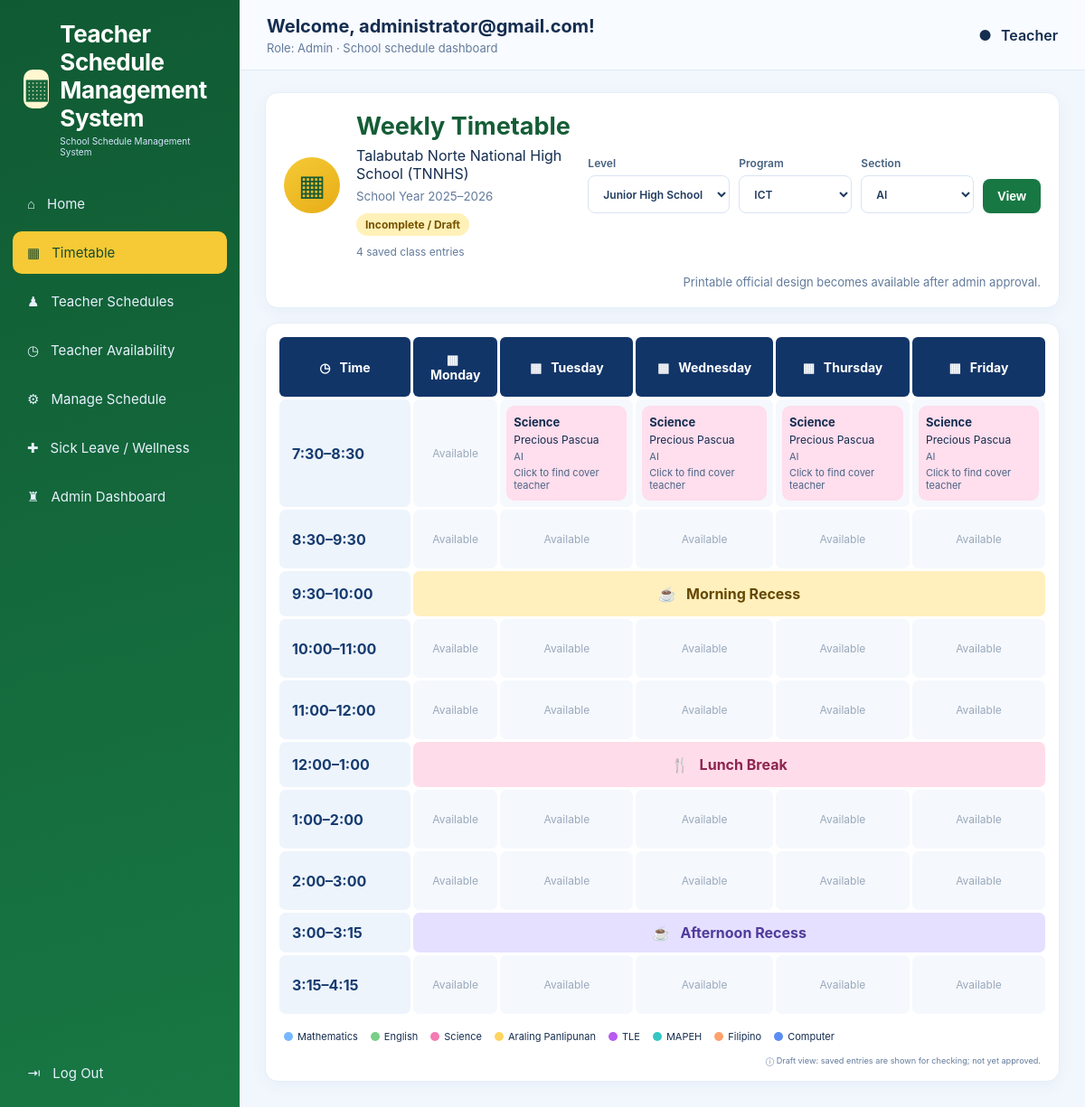
Screenshot of /timetable?level=Junior+High+School&program=ICT&section=AI (signed in) with the database file from the repository.
### tables this page shows
CREATE TABLE schedules (
            id INTEGER PRIMARY KEY AUTOINCREMENT,
            level TEXT NOT NULL,
            program TEXT NOT NULL,
            section TEXT NOT NULL,
            day TEXT NOT NULL,
            slot TEXT NOT NULL,
            subject TEXT NOT NULL,
            teacher TEXT NOT NULL,
            owner_email TEXT,
            approved INTEGER NOT NULL DEFAULT 0,
            UNIQUE(level, program, section, day, slot)
        );

### app.py (the view)
@app.route("/timetable")
@login_required
def timetable():
    section_groups = {lev: {prog: list(names) for prog, names in programs.items()}
                      for lev, programs in SECTIONS.items()}
    with con() as db:
        saved_sections = db.execute(
            "SELECT DISTINCT level, program, section FROM schedules ORDER BY level, program, section"
        ).fetchall()
        for saved in saved_sections:
            section_groups.setdefault(saved["level"], {}).setdefault(saved["program"], [])
            if saved["section"] not in section_groups[saved["level"]][saved["program"]]:
                section_groups[saved["level"]][saved["program"]].append(saved["section"])
        level = request.args.get("level") or "Junior High School"
        if level not in section_groups and section_groups:
            level = next(iter(section_groups))
        program = request.args.get("program") or next(iter(section_groups.get(level, {"Regular": []})))
        if program not in section_groups.get(level, {}):
            program = next(iter(section_groups.get(level, {"Regular": []})))
        section = request.args.get("section") or next(iter(section_groups.get(level, {}).get(program, [""])))
        if section not in section_groups.get(level, {}).get(program, []):
            section = next(iter(section_groups.get(level, {}).get(program, [""])))
        entries = db.execute("""SELECT * FROM schedules
            WHERE level=? AND program=? AND section=?""", (level, program, section)).fetchall()
        approval = db.execute("SELECT approved,approved_by,approved_at FROM section_approvals WHERE level=? AND program=? AND section=?", (level, program, section)).fetchone()
        leave_names = teachers_on_leave(db)
    grid = {(r["day"], r["slot"]): r for r in entries}
    is_approved = bool(approval and approval["approved"])
    return render_template("timetable.html", level=level, program=program, section=section,
                           grid=grid, section_groups=section_groups, is_approved=is_approved,
                           approval=approval, entry_count=len(entries), leave_names=leave_names,
                           display_slots=slots_for_level(level), display_break_slots=breaks_for_level(level))

### app.py (called while the page is built)
def slots_for_level(level):
    return SHS_SLOTS if level == "Senior High School" else SLOTS

def breaks_for_level(level):
    return SHS_BREAK_SLOTS if level == "Senior High School" else BREAK_SLOTS

def teachers_on_leave(db, on_date=None):
    on_date = on_date or datetime.now().date().isoformat()
    rows = db.execute("""SELECT DISTINCT teacher_name FROM leave_requests
        WHERE teacher_name IS NOT NULL AND teacher_name != ''
        AND status != 'Declined' AND start_date <= ? AND end_date >= ?""",
        (on_date, on_date)).fetchall()
    return {r["teacher_name"].casefold() for r in rows}

def con():
    db = sqlite3.connect(DB_PATH)
    db.row_factory = sqlite3.Row
    return db

def login_required(fn):
    @wraps(fn)
    def wrapper(*args, **kwargs):
        if "user_email" not in session:
            flash("Please log in to access Teacher Schedule Management System.", "warning")
            return redirect(url_for("login"))
        return fn(*args, **kwargs)
    return wrapper

@app.context_processor
def inject_globals():
    return {"days": DAYS, "slots": SLOTS, "break_slots": BREAK_SLOTS, "section_groups": SECTIONS,
            "teacher_names": TEACHERS, "subject_names": SUBJECTS, "shs_teacher_names": SHS_TEACHERS, "shs_subject_names": SHS_SUBJECTS,
            "shs_slots": SHS_SLOTS, "shs_break_slots": SHS_BREAK_SLOTS}

### TSMS_Admin_Edit_SickLeave_CoverTeachers/templates/timetable.html (shortened to what this page needs)
{% extends "base.html" %}
{% block content %}
<div class="title-panel">
  <div class="title-icon">▦</div><div class="title-copy"><h1>Weekly Timetable</h1><p>Talabutab Norte National High School (TNNHS)</p><small>School Year 2025–2026</small><div class="timetable-status"><span class="status-pill {{ 'complete' if is_approved else 'incomplete' }}">{{ 'Complete · Admin Approved' if is_approved else 'Incomplete / Draft' }}</span><span>{{ entry_count }} saved class entries</span></div></div>
  <form method="get" class="filters">
    <label>Level<select name="level" id="levelSelect">
      {% for lev in section_groups.keys() %}<option value="{{ lev }}" {{ 'selected' if lev == level else '' }}>{{ lev }}</option>{% endfor %}
    </select></label>
    <label>Program<select name="program" id="programSelect">
      {% for prog in section_groups.get(level, {}).keys() %}<option value="{{ prog }}" {{ 'selected' if prog == program else '' }}>{{ prog }}</option>{% endfor %}
    </select></label>
    <label>Section<select name="section">
      {% for sec in section_groups.get(level, {}).get(program, []) %}<option value="{{ sec }}" {{ 'selected' if sec == section else '' }}>{{ sec }}</option>{% endfor %}
    </select></label>
    <button class="btn primary" type="submit">View</button>
  </form>
  <div class="timetable-actions">{% if is_approved %}<button class="btn primary" type="button" onclick="window.print()">▧ Print approved timetable</button>{% else %}<span class="muted">Printable official design becomes available after admin approval.</span>{% endif %}</div>
</div>
<div class="timetable-container">
  <table class="timetable">
    <thead><tr><th class="time-heading">◷ &nbsp; Time</th>{% for day in days %}<th>▦ &nbsp; {{ day }}</th>{% endfor %}</tr></thead>
    <tbody>
    {% for slot in display_slots %}
      {% if level == "Senior High School" and slot == "10:30–11:00" %}
      <tr class="recess-row"><td class="time-cell">{{ slot }}</td><td colspan="5">☕ &nbsp; Recess</td></tr>
      {% elif level == "Senior High School" and slot == "12:00–1:00" %}
      <tr class="lunch-row"><td class="time-cell">{{ slot }}</td><td colspan="5">🍴 &nbsp; Lunch</td></tr>
      {% elif level != "Senior High School" and slot == "9:30–10:00" %}
      <tr class="recess-row"><td class="time-cell">{{ slot }}</td><td colspan="5">☕ &nbsp; Morning Recess</td></tr>
      {% elif level != "Senior High School" and slot == "12:00–1:00" %}
      <tr class="lunch-row"><td class="time-cell">{{ slot }}</td><td colspan="5">🍴 &nbsp; Lunch Break</td></tr>
      {% elif level != "Senior High School" and slot == "3:00–3:15" %}
      <tr class="afternoon-row"><td class="time-cell">{{ slot }}</td><td colspan="5">☕ &nbsp; Afternoon Recess</td></tr>
      {% else %}
      <tr><td class="time-cell">{{ slot }}</td>
        {% for day in days %}
          {% set item = grid.get((day, slot)) %}
          <td>{% if item %}{% if session.get('role') == 'admin' %}<a class="subject-card subject-{{ item.subject|lower|replace(' ', '-')|replace('á','a') }} cover-link" title="Click to find available cover teachers" href="{{ url_for('cover_teachers', day=day, slot=slot, level=level, absent=item.teacher) }}">{% else %}<div class="subject-card subject-{{ item.subject|lower|replace(' ', '-')|replace('á','a') }}">{% endif %}<strong>{{ item.subject }}</strong><span>{{ item.teacher }}{% if item.teacher|lower in leave_names %} <b class="sick-alert" title="Teacher has an active sick leave/wellness break">!</b>{% endif %}</span><small>{{ item.section }}</small>{% if session.get('role') == 'admin' %}<small>Click to find cover teacher</small>{% endif %}{% if session.get('role') == 'admin' %}</a>{% else %}</div>{% endif %}{% else %}<div class="empty-cell">Available</div>{% endif %}</td>
        {% endfor %}
      </tr>
      {% endif %}
    {% endfor %}
    </tbody>
  </table>
  <div class="legend">
    {% for sub in subject_names %}<span><i class="dot dot-{{ sub|lower|replace(' ', '-') }}"></i>{{ sub }}</span>{% endfor %}
    <small>ⓘ {{ 'Official approved timetable.' if is_approved else 'Draft view: saved entries are shown for checking; not yet approved.' }}</small>
  </div>
</div>
{% endblock %}

### TSMS_Admin_Edit_SickLeave_CoverTeachers/static/style.css (style rules this page uses)
:root { --navy:#0b2d5d;--navy2:#143d77;--blue:#1764d9;--ink:#152d50;--muted:#637b9c;--line:#e1eaf6;--bg:#f2f7fd;--white:#fff }
* { box-sizing:border-box }
body { margin:0;font-family:Inter,Segoe UI,Arial,sans-serif;color:var(--ink);background:var(--bg) }
a { color:var(--blue);text-decoration:none }
.title-panel,.welcome-panel,.form-panel,.timetable-container,.stat-card,.quick-card,.table-wrap { background:white;border:1px solid #e6eef8;border-radius:14px;box-shadow:0 5px 18px rgba(30,66,112,.045) }
.title-panel { padding:20px;display:flex;align-items:center;gap:18px;margin-bottom:16px;flex-wrap:wrap }
.title-icon,.calendar-art { width:62px;height:62px;border-radius:50%;background:linear-gradient(145deg,#2b76ee,#1355c3);color:white;display:grid;place-items:center;font-size:32px;flex-shrink:0 }
.title-copy { flex:1;min-width:220px }
.title-copy h1,.section-heading h1 { font-size:27px;margin:0 0 6px;color:#123568 }
.title-copy p { margin:0 0 4px }
.title-copy small { color:var(--muted) }
.filters { display:flex;align-items:end;gap:10px;flex-wrap:wrap }
.filters label,.schedule-form label,.inline-form label { display:grid;gap:6px;font-size:12px;color:#45617f;font-weight:600 }
.filters select { min-width:125px }
.filters select,select,input { font:inherit;border:1px solid #d8e4f3;border-radius:8px;background:white;padding:11px 12px;color:#203b60;min-height:42px }
.btn { display:inline-flex;justify-content:center;align-items:center;gap:6px;border:0;border-radius:8px;padding:11px 16px;font-weight:650;font-size:14px;cursor:pointer;white-space:nowrap }
.btn.primary { background:#1764d9;color:white }
.timetable-container { padding:12px;overflow:hidden }
.timetable { width:100%;border-collapse:separate;border-spacing:3px;min-width:850px }
.timetable th { background:#123568;color:white;padding:16px 10px;text-align:center;font-size:14px;font-weight:650;border-radius:6px }
.timetable .time-heading { width:145px }
.timetable td { background:#f5f8fd;padding:7px;border-radius:7px;text-align:center;vertical-align:middle }
.timetable .time-cell { background:#edf4fc;font-weight:700;text-align:left;padding:12px 14px;white-space:nowrap;color:#163b70 }
.subject-card { min-height:72px;padding:10px 8px;border-radius:9px;display:flex;flex-direction:column;justify-content:center;align-items:flex-start;text-align:left;gap:4px;color:#17365d;background:#dceaff }
.subject-card strong { font-size:13px }
.subject-card span { font-size:12px }
.subject-card small { font-size:11px;color:#4b6486 }
.empty-cell { padding:18px 4px;color:#9aa9bb;font-size:12px }
.recess-row td:not(.time-cell) { background:#fff0bd;color:#654800;font-weight:750;padding:15px }
.lunch-row td:not(.time-cell) { background:#ffdce9;color:#8d244f;font-weight:750;padding:15px }
.afternoon-row td:not(.time-cell) { background:#e5e0ff;color:#503b9d;font-weight:750;padding:12px }
.legend { display:flex;align-items:center;gap:14px;flex-wrap:wrap;padding:15px 8px 4px;font-size:11px }
.legend span { display:flex;align-items:center;gap:5px }
.legend small { margin-left:auto;color:var(--muted) }
.dot { display:inline-block;width:10px;height:10px;border-radius:50%;background:#77b8ff }
.dot-english { background:#78cf87 }
.dot-science { background:#f47cb2 }
.dot-araling-panlipunan { background:#ffd45f }
.dot-tle { background:#b85bf1 }
.dot-mapeh { background:#36c7c3 }
.dot-filipino { background:#ffa16c }
.dot-computer { background:#5c8df4 }
.subject-science { background:#ffdeed }
.auth-brand p,.muted { color:var(--muted);font-size:13px }
:root { --tsms-green:#187844;--tsms-green-dark:#105a33;--tsms-yellow:#f5ca36;--tsms-yellow-pale:#fff7cf }
.btn.primary { background:#187844;color:#fff }
.title-icon,.calendar-art { background:linear-gradient(145deg,#f5ca36,#e7ad17);color:#185b35 }
.welcome-panel h1,.title-copy h1,.section-heading h1,.auth-brand h1,.auth-card h2 { color:#145d36 }
.status-pill { display:inline-flex;align-items:center;border-radius:99px;padding:5px 10px;font-size:12px;font-weight:750;white-space:nowrap }
.status-pill.incomplete { background:#fff1b8;color:#755300 }
.timetable-status { display:flex;align-items:center;gap:10px;flex-wrap:wrap;margin-top:10px;font-size:12px;color:var(--muted) }
.timetable-actions { display:flex;align-items:center;justify-content:flex-end;gap:12px;margin-left:auto }
a.subject-card.cover-link { display:flex;text-decoration:none;color:inherit;cursor:pointer; }

### rows the page displays
schedules: day "Tuesday", subject "Science", teacher "Precious Pascua", section "AI"
schedules: day "Wednesday", subject "Science", teacher "Precious Pascua", section "AI"
schedules: day "Thursday", subject "Science", teacher "Precious Pascua", section "AI"
schedules: day "Friday", subject "Science", teacher "Precious Pascua", section "AI"

### other values shown
{{ session.get("user_email", "User") }} "administrator@gmail.com"
{{ session.get("role", "teacher")|capitalize }} "Admin"
{{ 'Complete · Admin Approved' if is_approved else 'Incomplete / Draft' }} "Incomplete / Draft"
{{ entry_count }} "4"
{{ day }} "Monday"
{{ slot }} "7:30–8:30" "8:30–9:30" "10:00–11:00" "11:00–12:00" "1:00–2:00" "2:00–3:00" "3:15–4:15"
{{ slot }} "9:30–10:00"
{{ slot }} "12:00–1:00"
{{ slot }} "3:00–3:15"
{{ sub }} "Mathematics" "English" "Science" "Araling Panlipunan" "TLE" "MAPEH" "Filipino" "Computer"
form field level "Junior High School"
form field program "ICT"
form field section "AI"
